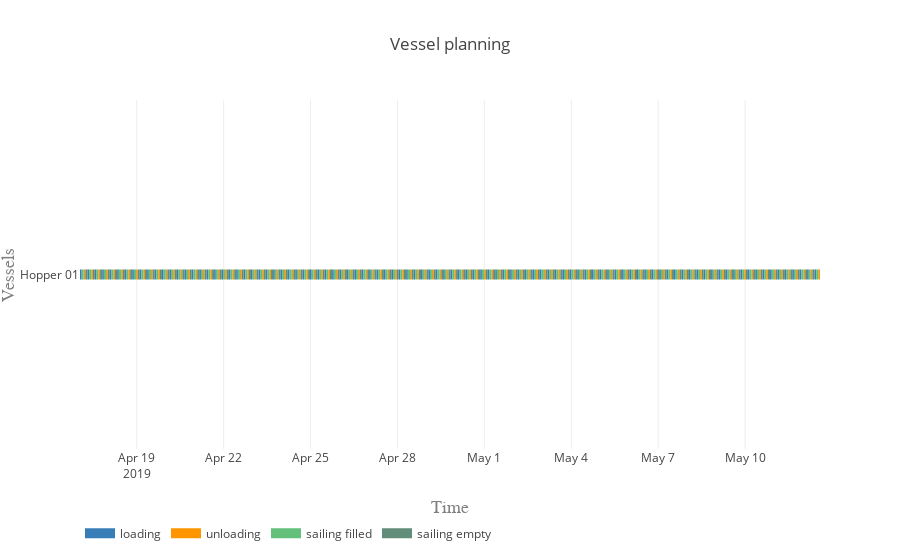

Write notebook code for a chart like this one.
### Markdown cell above
#### Vessel planning

### Code cell
vessels = [hopper]

activities = ['loading', 'unloading', 'sailing filled', 'sailing empty']
colors = {0:'rgb(55,126,184)', 1:'rgb(255,150,0)', 2:'rgb(98, 192, 122)', 3:'rgb(98, 141, 122)'}

plot.vessel_planning(vessels, activities, colors)

### Figure 1 — Plotly figure (JSON) as saved in the notebook; plotly's stock layout.template omitted (floating-point values rounded to 4 significant figures; data arrays with more than 128 entries replaced by an {"elided": "..."} marker saying what was removed)
{"data": [{"connectgaps": false, "hoverinfo": "y+name", "line": {"color": "rgb(55,126,184)", "width": 10}, "mode": "lines", "name": "loading", "type": "scatter", "uid": "ec083ca6-30a3-40c7-827a-afcaedfb12c0", "x": {"elided": "500 str values"}, "y": {"elided": "500 str values"}}, {"connectgaps": false, "hoverinfo": "y+name", "line": {"color": "rgb(255,150,0)", "width": 10}, "mode": "lines", "name": "unloading", "type": "scatter", "uid": "f4935cbf-5b0e-420f-bf44-04daf5c8ebf5", "x": {"elided": "500 str values"}, "y": {"elided": "500 str values"}}, {"connectgaps": false, "hoverinfo": "y+name", "line": {"color": "rgb(98, 192, 122)", "width": 10}, "mode": "lines", "name": "sailing filled", "type": "scatter", "uid": "4d81dc0f-4d85-4e51-b9a2-e69be88c4914", "x": {"elided": "500 str values"}, "y": {"elided": "500 str values"}}, {"connectgaps": false, "hoverinfo": "y+name", "line": {"color": "rgb(98, 141, 122)", "width": 10}, "mode": "lines", "name": "sailing empty", "type": "scatter", "uid": "df39fd59-a677-4359-8ff9-f1cf72ea1413", "x": {"elided": "495 str values"}, "y": {"elided": "495 str values"}}], "layout": {"hovermode": "closest", "legend": {"orientation": "h", "x": 0, "y": -0.2}, "title": {"text": "Vessel planning"}, "xaxis": {"range": ["2019-04-17 01:00:00", "2019-05-12 14:02:41.733079"], "title": {"font": {"color": "#7f7f7f", "family": "Courier New, monospace", "size": 18}, "text": "Time"}}, "yaxis": {"title": {"font": {"color": "#7f7f7f", "family": "Courier New, monospace", "size": 18}, "text": "Vessels"}}}}
